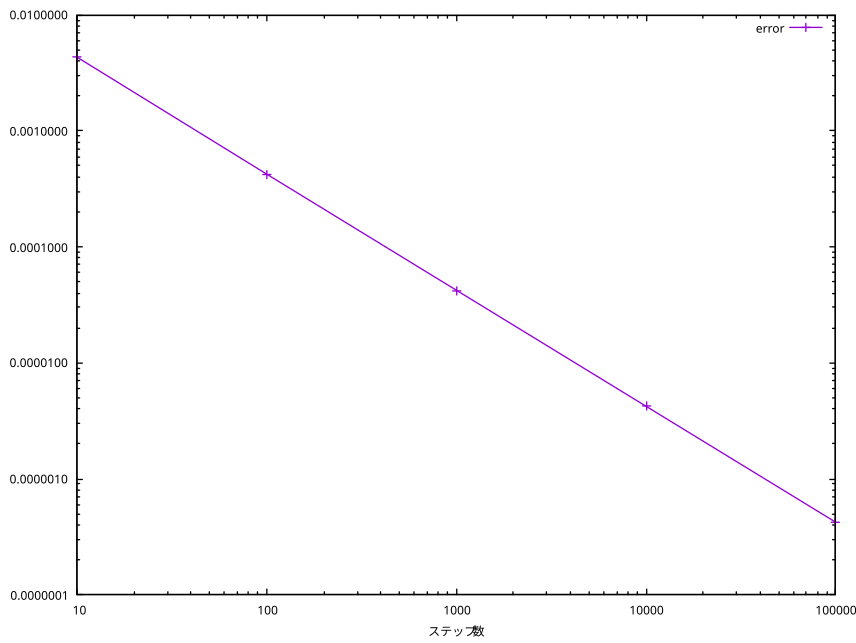

This chart was generated by the following gnuplot code:
# gnuplotの設定
set xlabel "ステップ数"
set logscale xy #両対数グラフ
plot "report1-2.dat" using 1:3 with linespoints title "error" #プロット
